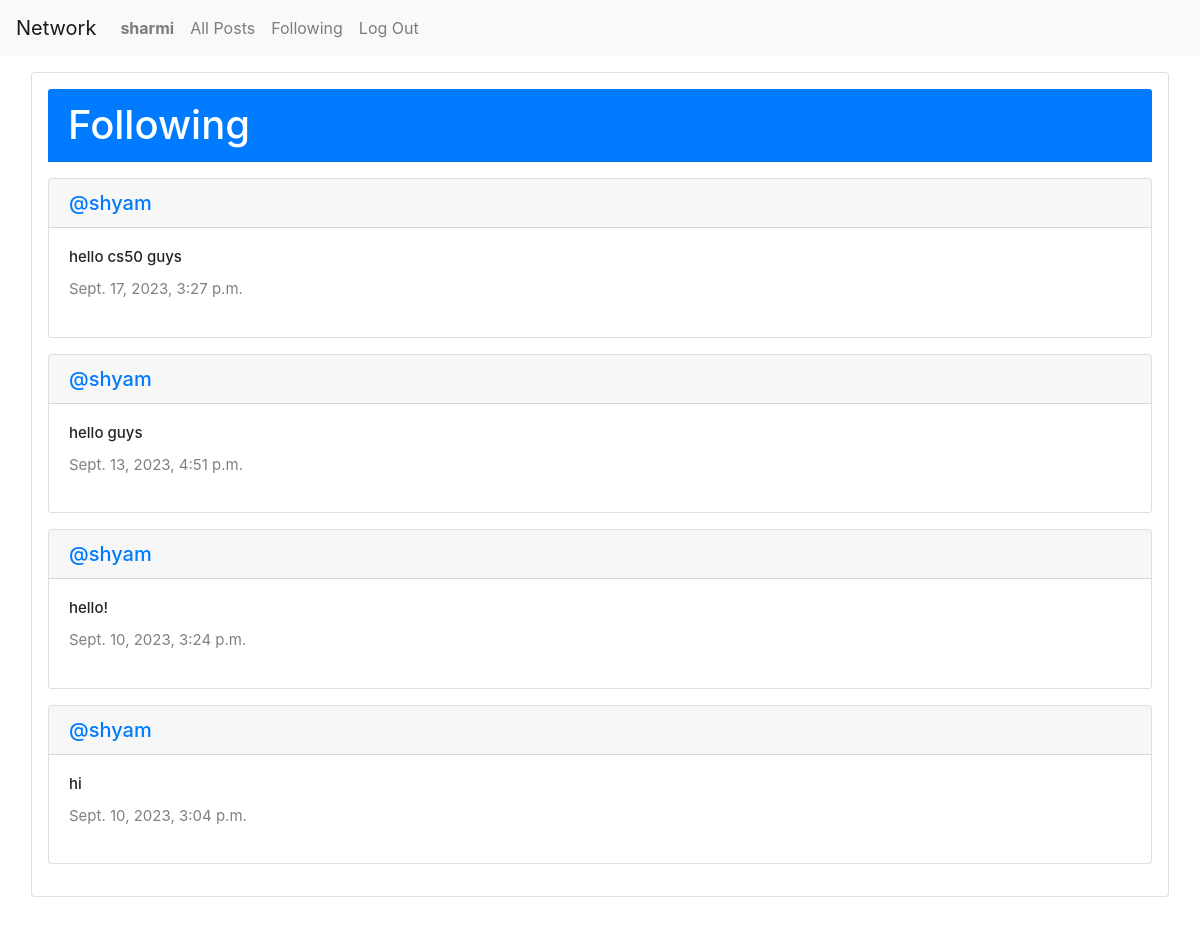
The page /following (signed in) on the database its author committed.
### network/models.py (models this page shows, shortened)
class User(AbstractUser):
    pass

class Post(models.Model):
    content = models.CharField(max_length=140)
    user = models.ForeignKey(User, on_delete=models.CASCADE, related_name="author")
    date = models.DateTimeField(auto_now_add=True)

### network/views.py (the view)
# urls.py: path("following",views.following, name = "following"),
def following(request):
    currentUser = User.objects.get(pk = request.user.id)
    followingPeople = Follow.objects.filter(user = currentUser)
    allPosts = Post.objects.all().order_by('id').reverse()
    followingPosts = []
    for post in allPosts:
        for person in followingPeople:
            if person.user_follower == post.user:
                followingPosts.append(post)
    paginator = Paginator(followingPosts,10)
    page_Number = request.GET.get('page')
    posts_of_the_page = paginator.get_page(page_Number)
    return render(request, "network/following.html",{
        "posts_of_the_page" : posts_of_the_page,
    })

### network/templates/network/following.html (shortened to what this page needs)
{% extends "network/layout.html" %}
{% block body %}
<div class="container-fluid" style="margin-bottom:1rem;">
    <div class="card" style="margin:1rem;padding:1rem;">
        <h1 class="card-header form-floating mb-3 bg-primary" style="color:white;">Following</h1>
        {% for post in posts_of_the_page %}
        <div class="card" style="margin-bottom:1rem;">
            <h5 class="card-header"><a href="{% url 'profile_link' user_id=post.user.id %}">@{{ post.user }}</a></h5>
            <div class="card-body form-floating mb-3">
                <h6 class="content card-title" id="content_{{ post.id }}">{{ post.content }}</h6>
                <p class="date card-text">{{ post.date }}</p>
            </div>
        </div>
        {% endfor %}
    </div>
</div>
{% endblock %}

### network/templates/network/layout.html (shortened to what this page needs)
{% load static %}
<!DOCTYPE html>
<html lang="en">
    <head>
        <link rel="stylesheet" href="https://stackpath.bootstrapcdn.com/bootstrap/4.4.1/css/bootstrap.min.css">
        <link rel="stylesheet" href="https://cdnjs.cloudflare.com/ajax/libs/font-awesome/4.7.0/css/font-awesome.min.css">
        <link href="{% static 'network/styles.css' %}" type="text/css" rel="stylesheet">
    </head>
    <body>
        <nav class="navbar navbar-expand-lg navbar-light bg-light">
            <a class="navbar-brand" href="{% url 'index' %}">Network</a>
            <div>
              <ul class="navbar-nav mr-auto">
                {% if user.is_authenticated %}
                    <li class="nav-item">
                        <a class="nav-link" href="{% url 'profile' user_id=user.id   %}"><strong>{{ user.username }}</strong></a>
                    </li>
                {% endif %}
                <li class="nav-item">
                  <a class="nav-link" href="{% url 'index' %}">All Posts</a>
                </li>
                {% if user.is_authenticated %}
                    <li class="nav-item">
                        <a class="nav-link" href="{% url 'following' %}">Following</a>
                    </li>
                    <li class="nav-item">
                        <a class="nav-link" href="{% url 'logout' %}">Log Out</a>
                    </li>
                {% endif %}
              </ul>
            </div>
          </nav>
        <div class="body">
            {% block body %}
            {% endblock %}
        </div>
    </body>
</html>

### network/static/network/styles.css (style rules this page uses)
.content { font-size: 15px; }
.date { color:gray; font-size: 15px; }

### rows shown on the page
User: username "sharmi"
Post: user "shyam", content "hello cs50 guys", date "Sept. 17, 2023, 3:27 p.m."
Post: user "shyam", content "hello guys", date "Sept. 13, 2023, 4:51 p.m."
Post: user "shyam", content "hello!", date "Sept. 10, 2023, 3:24 p.m."
Post: user "shyam", content "hi", date "Sept. 10, 2023, 3:04 p.m."
